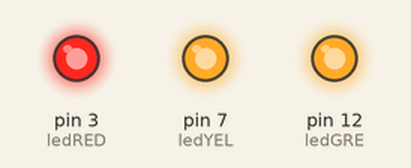
This sketch was run on a simulated Arduino Uno, built with avr-gcc and run on an emulated ATmega328P. On the bench: output pins drawn as LEDs (lit = HIGH).

Above: at 0.15 s.
At 2.25 s:
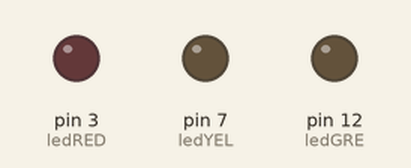
Timing chart, 0 to 3.0 s (numbered marks = the images above):
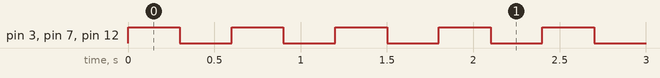

The sketch:

sketch.ino
```cpp
/*
Exemplo 1:
Os três LEDs deverão piscar simultaneamente em intervalos de 300ms.

Exemplo 2:
Os LEDs vermelho e verde deverão psicar alternadamente
em intervalos de 400ms.

Exemplo 3:
Crie um código para simular um semáforo
Verde ---> 4 segundos
Amarelo ---> 1 segundo
Vermelho ---> 6 segundos
*/

// Atribui nomes aos pinos
#define ledRED 3
#define ledYEL 7
#define ledGRE 12

void setup() {
  // put your setup code here, to run once:
  // Configura os pinos dos LEDs como saída
  // (OUTPUT)
  pinMode(ledRED, OUTPUT);
  pinMode(ledYEL, OUTPUT);
  pinMode(ledGRE, OUTPUT);

}

void loop() {
  // put your main code here, to run repeatedly:
  ex1();
}

void ex1() {
/*
Exemplo 1:
Os três LEDs deverão piscar simultaneamente em intervalos de 300ms.
*/
digitalWrite(ledRED, HIGH);
digitalWrite(ledYEL, HIGH);
digitalWrite(ledGRE, HIGH);
delay(300);
digitalWrite(ledRED, LOW);
digitalWrite(ledYEL, LOW);
digitalWrite(ledGRE, LOW);
delay(300);
}
```

Measured:
- by itself, pin 3 (ledRED), pin 7 (ledYEL), pin 12 (ledGRE): alternates HIGH for 0.30 s and LOW for 0.30 s
